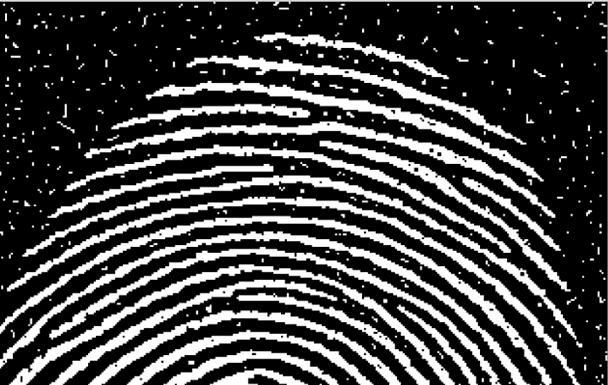
#> input picture i112.png, 608 x 385 px, found by its file name
$ jupyter execute exp11-14.ipynb   (shell and % lines are left out)
#> lines starting #> are read from the running program, lines starting #| are printed output that depends on the picture
[cell 1]

import cv2
import numpy as np
import matplotlib.pyplot as plt
import os

paths = [
    r'C:\Users\jhagh_xcgu3um\Desktop\SEM 5\DSIP\GitHub\DSIP\i112.png',
    r'C:\Users\jhagh_xcgu3um\Desktop\SEM 5\DSIP\GitHub\DSIP\i111.png',
    r'C:\Users\jhagh_xcgu3um\Desktop\SEM 5\DSIP\GitHub\DSIP\i12.jpg'
]

# Load images (grayscale) and check existence
images = []
for p in paths:
    img = cv2.imread(p, cv2.IMREAD_GRAYSCALE)
#> img is the input picture: shape (385, 608); min 0, max 255, mean 67
#> pass 3 of the loop `for p in paths:`:
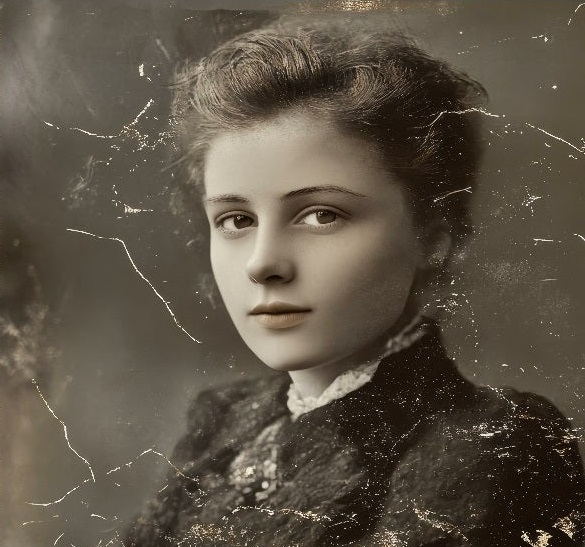
#> input picture i12.jpg, 585 x 547 px, found by its file name
#> `img = cv2.imread(p, cv2.IMREAD_GRAYSCALE)`:
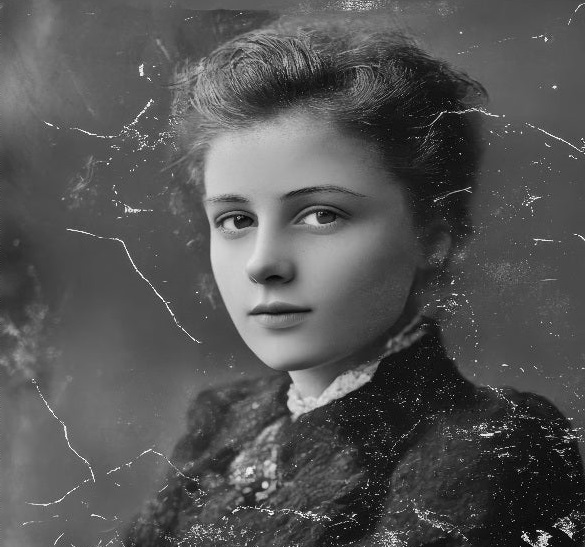
#> img: shape (547, 585); min 0, max 255, mean 84.4
    if img is None:
        raise FileNotFoundError(f"Image not found: {p}")
    images.append(img)

# Kernel and morphological operations
kernel = np.ones((5, 5), np.uint8)
processed = []
for img in images:
    erosion = cv2.erode(img, kernel, iterations=1)
    dilation = cv2.dilate(img, kernel, iterations=1)
    opening = cv2.morphologyEx(img, cv2.MORPH_OPEN, kernel)
    closing = cv2.morphologyEx(img, cv2.MORPH_CLOSE, kernel)
    processed.append([img, erosion, dilation, opening, closing])
#> this loop made 3 passes
#> pass 1, `erosion = cv2.erode(img, kernel, iterations=1)`:
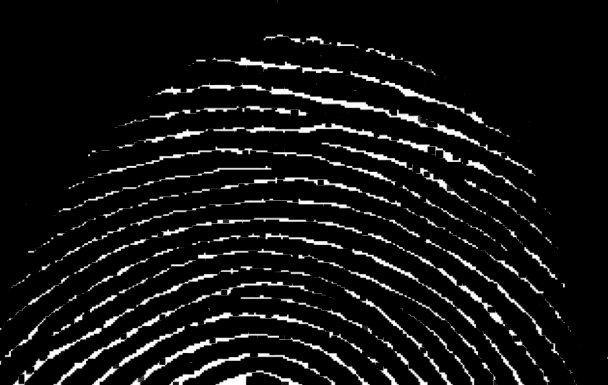
#> erosion: shape (385, 608); min 0, max 255, mean 18.1
#> pass 1, `dilation = cv2.dilate(img, kernel, iterations=1)`:
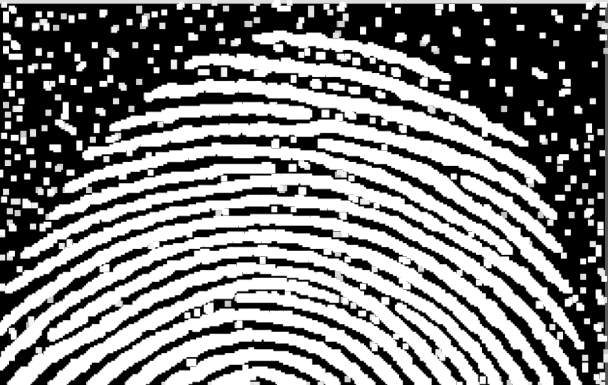
#> dilation: shape (385, 608); min 0, max 255, mean 128.5
#> pass 1, `opening = cv2.morphologyEx(img, cv2.MORPH_OPEN, kernel)`:
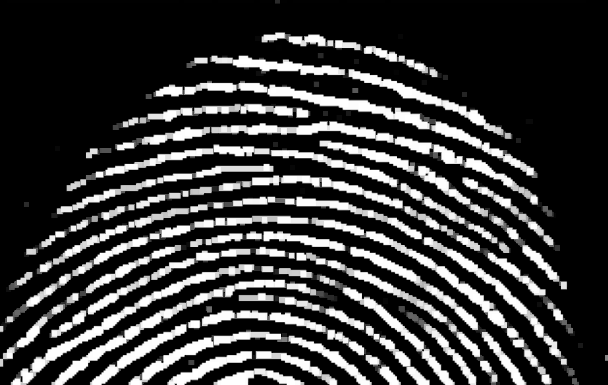
#> opening: shape (385, 608); min 0, max 255, mean 56.8
#> pass 1, `closing = cv2.morphologyEx(img, cv2.MORPH_CLOSE, kernel)`:
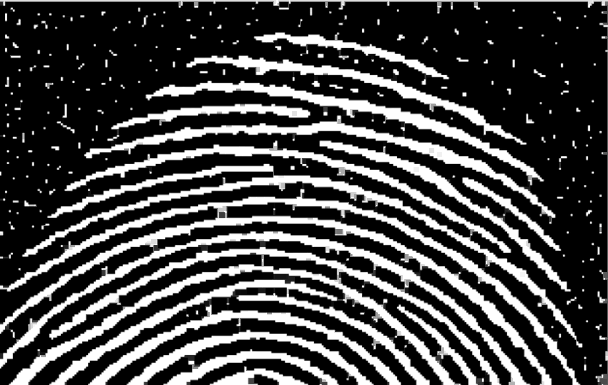
#> closing: shape (385, 608); min 0, max 255, mean 69.6
#> after the loop, processed = 3 items

# Display: one row per image, columns = Original, Erosion, Dilation, Opening, Closing
titles = ['Original', 'Erosion', 'Dilation', 'Opening', 'Closing']
nrows = len(processed)
#> nrows = 3
ncols = len(titles)
fig, axes = plt.subplots(nrows, ncols, figsize=(15, 3 * nrows))
axes = np.array(axes).reshape((nrows, ncols))  # ensure 2D array

for r, row in enumerate(processed):
    for c, im in enumerate(row):
        ax = axes[r, c]
        ax.imshow(im, cmap='gray', vmin=0, vmax=255)
        ax.set_title(f"{os.path.basename(paths[r])}\n{titles[c]}")
        ax.axis('off')

plt.tight_layout()
plt.show()
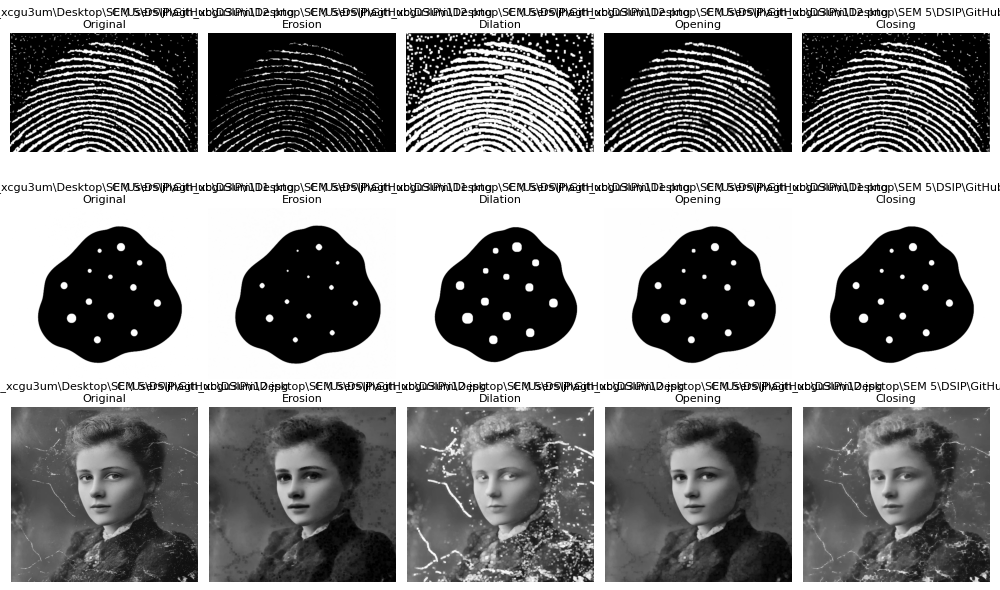
#> figure drawn by matplotlib, 15 panels

[cell 2]
import cv2
import numpy as np
import matplotlib.pyplot as plt
# Load the binary image
image = cv2.imread(r'C:\Users\jhagh_xcgu3um\Desktop\SEM 5\DSIP\GitHub\DSIP\i112.png', 0)

# Define the structuring element for the pattern to be detected (0 for don't care, 1 for foreground, -1 for background)
pattern = np.array([[1, 1, 1],
                    [1, 0, 1],
                    [1, 1, 1]], dtype=np.int8)

# Apply the Hit or Miss Transformation
result = cv2.morphologyEx(image, cv2.MORPH_HITMISS, pattern)
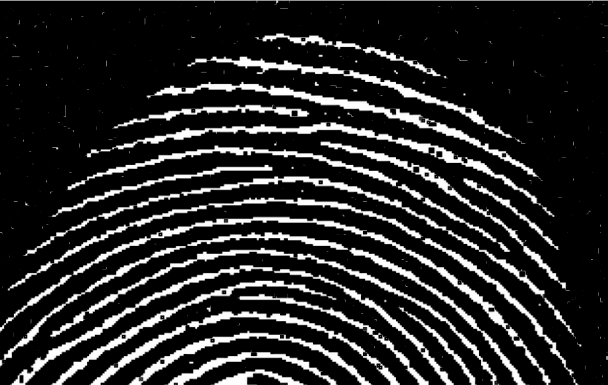
#> result: shape (385, 608); min 0, max 255, mean 39.8

# Display the original image and the result
plt.figure(figsize=(10, 5))
plt.subplot(1, 2, 1)
plt.imshow(image, cmap='gray', vmin=0, vmax=255)
plt.title('Original')
plt.axis('off')

plt.subplot(1, 2, 2)
plt.imshow(result, cmap='gray', vmin=0, vmax=255)
plt.title('Hit-or-Miss result')
plt.axis('off')

plt.tight_layout()
plt.show()
cv2.waitKey(0)
cv2.destroyAllWindows()

[cell 3]
# Robust boundary extraction: try multiple candidate paths and avoid operating on None
import numpy as np

# Build list of candidate paths (original path, notebook variables if available)
candidate_paths = ['/content/Certificate 1698299913.jpg']
try:
	candidate_paths.append(p)   # use previously defined 'p' if available
except NameError:
	pass
try:
	candidate_paths.extend(paths)  # use 'paths' list from earlier cell if available
except NameError:
	pass

# Try to load the first readable image
image = None
source_path = None
for path in candidate_paths:
	if path is None:
		continue
	if os.path.exists(path):
		img = cv2.imread(path, cv2.IMREAD_GRAYSCALE)
		if img is not None:
			image = img
			source_path = path
			break

if image is None:
	raise FileNotFoundError(f"Could not load image. Tried: {candidate_paths}")

# Apply Gaussian blur to reduce noise
image_blurred = cv2.GaussianBlur(image, (5, 5), 0)
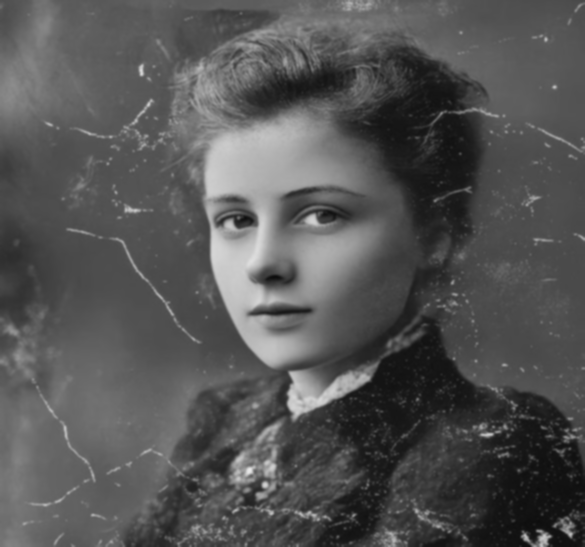
#> image_blurred: shape (547, 585); min 13, max 233, mean 84.4

# Apply Canny edge detection
edges = cv2.Canny(image_blurred, threshold1=30, threshold2=100)
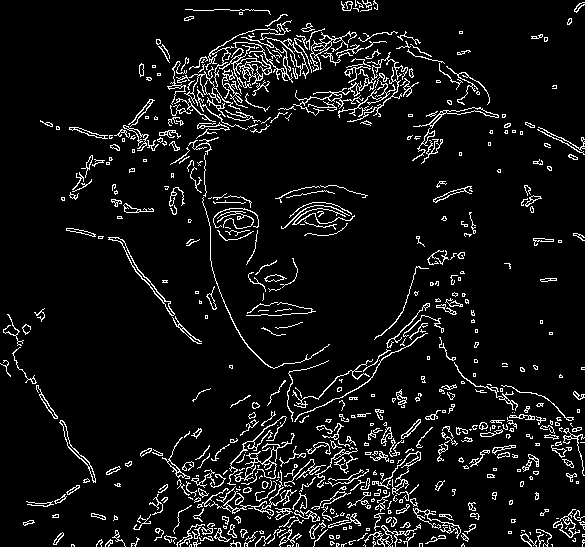
#> edges: shape (547, 585); 7.2% white in thin lines or dots

# Create a black image with the same size as the original image
boundary_image = np.zeros_like(image)

# Copy the detected edges to the boundary image
boundary_image[edges > 0] = 255

# Display the original image and the boundary image using matplotlib (works in notebooks)
plt.figure(figsize=(10, 5))
plt.subplot(1, 2, 1)
plt.imshow(image, cmap='gray', vmin=0, vmax=255)
plt.title(f'Original ({os.path.basename(source_path)})' if source_path else 'Original')
plt.axis('off')

plt.subplot(1, 2, 2)
plt.imshow(boundary_image, cmap='gray', vmin=0, vmax=255)
plt.title('Boundary')
plt.axis('off')

plt.tight_layout()
plt.show()

# Save the boundary image
cv2.imwrite('boundary_image.jpg', boundary_image)
